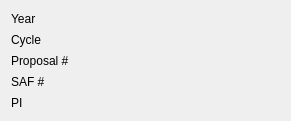
   <widget class="QWidget" name="gridLayoutWidget">
    <property name="geometry">
     <rect>
      <x>10</x>
      <y>1</y>
      <width>291</width>
      <height>121</height>
     </rect>
    </property>
    <layout class="QGridLayout" name="gridLayout">
     <item row="1" column="0">
      <widget class="QLabel" name="label_5">
       <property name="text">
        <string>Cycle</string>
       </property>
      </widget>
     </item>
     <item row="4" column="0">
      <widget class="QLabel" name="label_3">
       <property name="text">
        <string>PI</string>
       </property>
      </widget>
     </item>
     <item row="0" column="1">
      <widget class="QLabel" name="label_6">
       <property name="font">
        <font>
         <weight>75</weight>
         <bold>true</bold>
        </font>
       </property>
       <property name="text">
        <string/>
       </property>
      </widget>
     </item>
     <item row="1" column="1">
      <widget class="QLabel" name="label_7">
       <property name="font">
        <font>
         <weight>75</weight>
         <bold>true</bold>
        </font>
       </property>
       <property name="text">
        <string/>
       </property>
      </widget>
     </item>
     <item row="2" column="1">
      <widget class="QLabel" name="label_8">
       <property name="font">
        <font>
         <weight>75</weight>
         <bold>true</bold>
        </font>
       </property>
       <property name="text">
        <string/>
       </property>
      </widget>
     </item>
     <item row="3" column="1">
      <widget class="QLabel" name="label_9">
       <property name="font">
        <font>
         <weight>75</weight>
         <bold>true</bold>
        </font>
       </property>
       <property name="text">
        <string/>
       </property>
      </widget>
     </item>
     <item row="4" column="1">
      <widget class="QLabel" name="label_10">
       <property name="font">
        <font>
         <weight>75</weight>
         <bold>true</bold>
        </font>
       </property>
       <property name="text">
        <string/>
       </property>
      </widget>
     </item>
     <item row="3" column="0">
      <widget class="QLabel" name="label_2">
       <property name="text">
        <string>SAF #</string>
       </property>
      </widget>
     </item>
     <item row="2" column="0">
      <widget class="QLabel" name="label">
       <property name="text">
        <string>Proposal #</string>
       </property>
      </widget>
     </item>
     <item row="0" column="0">
      <widget class="QLabel" name="label_4">
       <property name="text">
        <string>Year</string>
       </property>
      </widget>
     </item>
    </layout>
   </widget>
